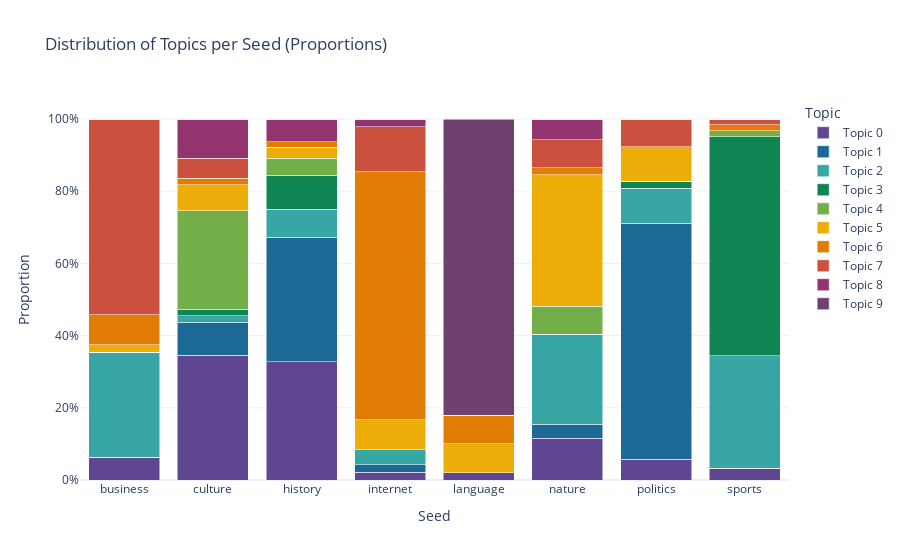

Notebook source saved alongside this figure:
### Markdown cell above
### __8.3. Topic Distribution by Seed (Themes)__

Using the original thematic seeds (e.g., “sports”, “internet”, “language”), we assess the model's ability to capture semantic groupings.

- A **stacked bar chart** shows the proportion of each topic per seed
- A **table** summarizes the number of documents assigned to each topic per seed

### Code cell
topics_by_seed = plot_topics_distrib_by_seed(docs_info)
topics_by_seed

### Figure 1 — Plotly figure (JSON) as saved in the notebook; plotly's stock layout.template omitted (floating-point values rounded to 4 significant figures)
{"data": [{"hovertemplate": "Topic=Topic 0<br>Seed=%{x}<br>Proportion=%{y}<extra></extra>", "legendgroup": "Topic 0", "marker": {"color": "rgb(95, 70, 144)", "pattern": {"shape": ""}}, "name": "Topic 0", "orientation": "v", "showlegend": true, "textposition": "auto", "type": "bar", "x": ["business", "culture", "history", "internet", "language", "nature", "politics", "sports"], "xaxis": "x", "y": [0.0625, 0.3455, 0.3281, 0.02083, 0.02, 0.1154, 0.05769, 0.03279], "yaxis": "y"}, {"hovertemplate": "Topic=Topic 1<br>Seed=%{x}<br>Proportion=%{y}<extra></extra>", "legendgroup": "Topic 1", "marker": {"color": "rgb(29, 105, 150)", "pattern": {"shape": ""}}, "name": "Topic 1", "orientation": "v", "showlegend": true, "textposition": "auto", "type": "bar", "x": ["business", "culture", "history", "internet", "language", "nature", "politics", "sports"], "xaxis": "x", "y": [0.0, 0.09091, 0.3438, 0.02083, 0.0, 0.03846, 0.6538, 0.0], "yaxis": "y"}, {"hovertemplate": "Topic=Topic 2<br>Seed=%{x}<br>Proportion=%{y}<extra></extra>", "legendgroup": "Topic 2", "marker": {"color": "rgb(56, 166, 165)", "pattern": {"shape": ""}}, "name": "Topic 2", "orientation": "v", "showlegend": true, "textposition": "auto", "type": "bar", "x": ["business", "culture", "history", "internet", "language", "nature", "politics", "sports"], "xaxis": "x", "y": [0.2917, 0.01818, 0.07812, 0.04167, 0.0, 0.25, 0.09615, 0.3115], "yaxis": "y"}, {"hovertemplate": "Topic=Topic 3<br>Seed=%{x}<br>Proportion=%{y}<extra></extra>", "legendgroup": "Topic 3", "marker": {"color": "rgb(15, 133, 84)", "pattern": {"shape": ""}}, "name": "Topic 3", "orientation": "v", "showlegend": true, "textposition": "auto", "type": "bar", "x": ["business", "culture", "history", "internet", "language", "nature", "politics", "sports"], "xaxis": "x", "y": [0.0, 0.01818, 0.09375, 0.0, 0.0, 0.0, 0.01923, 0.6066], "yaxis": "y"}, {"hovertemplate": "Topic=Topic 4<br>Seed=%{x}<br>Proportion=%{y}<extra></extra>", "legendgroup": "Topic 4", "marker": {"color": "rgb(115, 175, 72)", "pattern": {"shape": ""}}, "name": "Topic 4", "orientation": "v", "showlegend": true, "textposition": "auto", "type": "bar", "x": ["business", "culture", "history", "internet", "language", "nature", "politics", "sports"], "xaxis": "x", "y": [0.0, 0.2727, 0.04688, 0.0, 0.0, 0.07692, 0.0, 0.01639], "yaxis": "y"}, {"hovertemplate": "Topic=Topic 5<br>Seed=%{x}<br>Proportion=%{y}<extra></extra>", "legendgroup": "Topic 5", "marker": {"color": "rgb(237, 173, 8)", "pattern": {"shape": ""}}, "name": "Topic 5", "orientation": "v", "showlegend": true, "textposition": "auto", "type": "bar", "x": ["business", "culture", "history", "internet", "language", "nature", "politics", "sports"], "xaxis": "x", "y": [0.02083, 0.07273, 0.03125, 0.08333, 0.08, 0.3654, 0.09615, 0.0], "yaxis": "y"}, {"hovertemplate": "Topic=Topic 6<br>Seed=%{x}<br>Proportion=%{y}<extra></extra>", "legendgroup": "Topic 6", "marker": {"color": "rgb(225, 124, 5)", "pattern": {"shape": ""}}, "name": "Topic 6", "orientation": "v", "showlegend": true, "textposition": "auto", "type": "bar", "x": ["business", "culture", "history", "internet", "language", "nature", "politics", "sports"], "xaxis": "x", "y": [0.08333, 0.01818, 0.01562, 0.6875, 0.08, 0.01923, 0.0, 0.01639], "yaxis": "y"}, {"hovertemplate": "Topic=Topic 7<br>Seed=%{x}<br>Proportion=%{y}<extra></extra>", "legendgroup": "Topic 7", "marker": {"color": "rgb(204, 80, 62)", "pattern": {"shape": ""}}, "name": "Topic 7", "orientation": "v", "showlegend": true, "textposition": "auto", "type": "bar", "x": ["business", "culture", "history", "internet", "language", "nature", "politics", "sports"], "xaxis": "x", "y": [0.5417, 0.05455, 0.0, 0.125, 0.0, 0.07692, 0.07692, 0.01639], "yaxis": "y"}, {"hovertemplate": "Topic=Topic 8<br>Seed=%{x}<br>Proportion=%{y}<extra></extra>", "legendgroup": "Topic 8", "marker": {"color": "rgb(148, 52, 110)", "pattern": {"shape": ""}}, "name": "Topic 8", "orientation": "v", "showlegend": true, "textposition": "auto", "type": "bar", "x": ["business", "culture", "history", "internet", "language", "nature", "politics", "sports"], "xaxis": "x", "y": [0.0, 0.1091, 0.0625, 0.02083, 0.0, 0.05769, 0.0, 0.0], "yaxis": "y"}, {"hovertemplate": "Topic=Topic 9<br>Seed=%{x}<br>Proportion=%{y}<extra></extra>", "legendgroup": "Topic 9", "marker": {"color": "rgb(111, 64, 112)", "pattern": {"shape": ""}}, "name": "Topic 9", "orientation": "v", "showlegend": true, "textposition": "auto", "type": "bar", "x": ["business", "culture", "history", "internet", "language", "nature", "politics", "sports"], "xaxis": "x", "y": [0.0, 0.0, 0.0, 0.0, 0.82, 0.0, 0.0, 0.0], "yaxis": "y"}], "layout": {"barmode": "stack", "legend": {"title": {"text": "Topic"}, "tracegroupgap": 0}, "title": {"text": "Distribution of Topics per Seed (Proportions)"}, "xaxis": {"anchor": "y", "domain": [0, 1], "title": {"text": "Seed"}}, "yaxis": {"anchor": "x", "domain": [0, 1], "tickformat": ".0%", "title": {"text": "Proportion"}}}}
